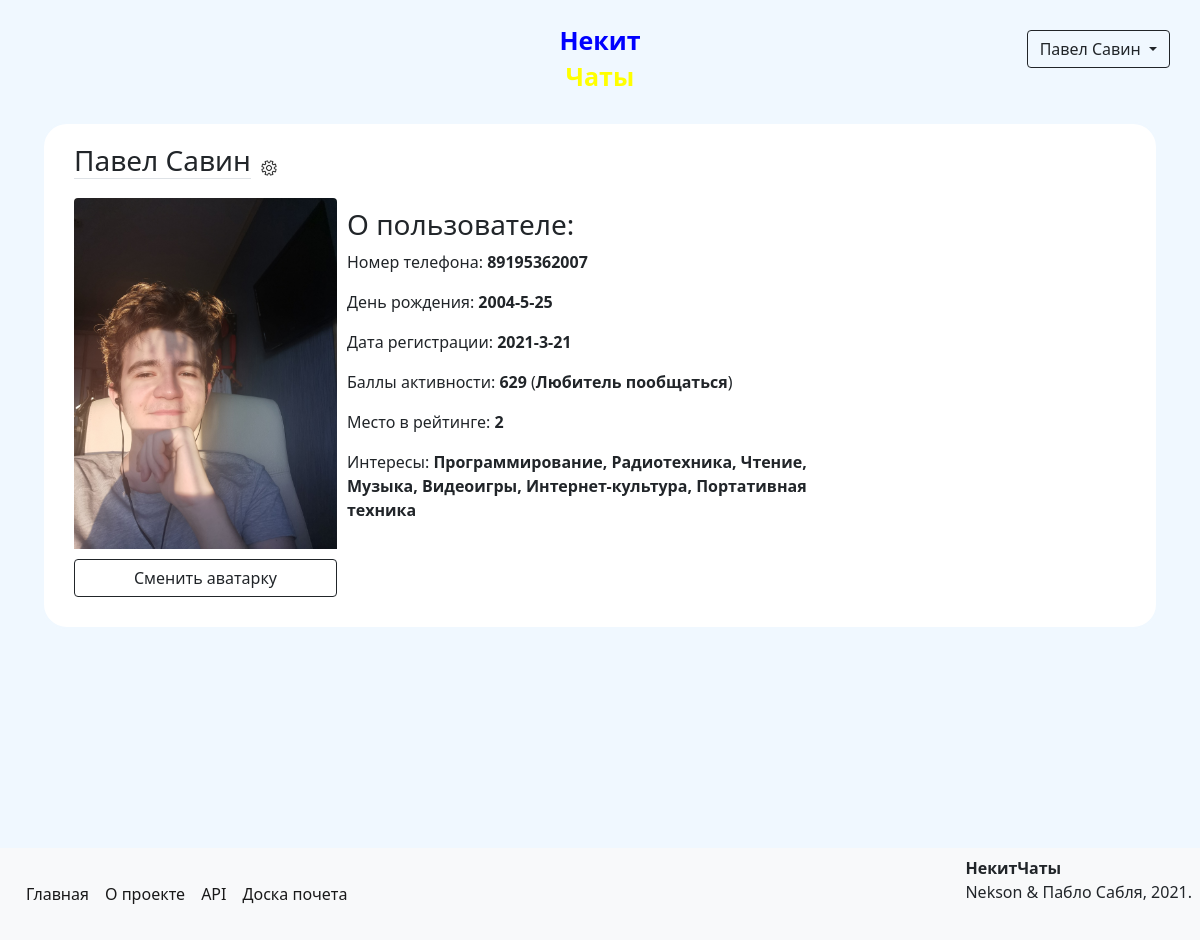
Screenshot of /profile/3 (signed in) with the database file from the repository.
### data/models/user.py (models this page shows, shortened)
class User(SqlAlchemyBase, UserMixin, SerializerMixin):
    __tablename__ = 'users'
    id = Column(Integer, autoincrement=True, primary_key=True)
    name = Column(Unicode)
    surname = Column(Unicode)
    birthday = Column(DateTime)
    email = Column(String, unique=True)
    phone_number = Column(String, unique=True)
    hashed_password = Column(String)
    registration_time = Column(DateTime, default=datetime.now)
    rating = Column(Integer, default=0)
    rank = Column(Unicode)
    position = Column(Integer)
    advertisements = relationship('Advertisement', back_populates='author')
    interests = relationship('Interest', secondary='users_to_interests', backref='users')

### data/models/interests.py (models this page shows)
class Interest(SqlAlchemyBase):
    __tablename__ = 'interests'
    id = Column(Integer, primary_key=True, autoincrement=True)
    title = Column(Unicode, nullable=True)

### main.py (the view)
@app.route('/profile/<int:user_id>')
@login_required
def show_profile(user_id):
    session = create_session()
    user = session.query(User).filter(User.id == user_id).first()
    pic = session.query(Avatar).filter(Avatar.refers_to == user_id).first()
    if pic:
        profile_pic = url_for('static', filename=f"avatars/{pic.link}")
    else:
        profile_pic = url_for('static', filename='avatars/anon.png')
    return render_template('profile.html', user=user, pic=profile_pic)

### data/db_session.py (called while the page is built)
def create_session() -> Session:
    global __factory
    return __factory()

### main.py (called while the page is built)
@login_manager.user_loader
def load_user(user_id):
    session = create_session()
    return session.query(User).get(user_id)

### templates/profile.html (shortened to what this page needs)
{% extends "base.html" %}
{% block content %}
<form class="clearfix">
    <div class="clearfix">
        <div class="clearfix">
            <h3 class="border-bottom float-start">{{ user.name }} {{ user.surname }}</h3>
            {% if user.id == current_user.id %}
                <a class="float-start" href="/profile/{{ current_user.id }}/settings">
                    <div><img src="/static/img/settings.png" width="16px" height="16px"></div>
                </a>
            {% endif %}
        </div>
        <div class="clearfix">
            <img src="{{ pic }}" class="profile-pic rounded-top w-25 h-25 float-start" alt="Упс! Аватарка не найдена!">
            <div class="float-start w-50">
                <h3>О пользователе:</h3>
                <p>Номер телефона: <b>{{ user.phone_number }}</b></p>
                <p>День рождения: <b>{{ user.birthday.year }}-{{ user.birthday.month }}-{{ user.birthday.day }}</b></p>
                <p>Дата регистрации: <b>{{ user.registration_time.year }}-{{ user.registration_time.month }}-{{ user.registration_time.day }}</b></p>
                <p>Баллы активности: <b>{{ user.rating }}</b> (<b>{{ user.rank }}</b>)</p>
                <a class="text-reset" href="/top"><p>Место в рейтинге: <b>{{ user.position }}</b></p></a>
                {% if user.interests %}
                    <p>Интересы:
                        {% for i in user.interests %}
                        <b>{{ i.title }}{% if not loop.last %},{% endif %}</b>
                        {% endfor %}
                    </p>
                {% endif %}
            </div>
        </div>
        <div>
            {% if user.id == current_user.id %}
                <a class="btn btn-outline-dark w-25 rounded-bottom" href="/profile/{{ current_user.id }}/avatar">Сменить аватарку</a>
            {% else %}
                <a class="btn btn-outline-dark w-25 rounded-bottom" href="/conversation/{{ user.id }}#bottom">Написать сообщение</a>
            {% endif %}
        </div>
    </div>
</form>
{% endblock %}

### templates/base.html (shortened to what this page needs)
<!DOCTYPE html>
<html lang="en">
<head>
    <link rel="stylesheet" href="/static/css/style.css">
    <link rel="stylesheet" href="https://cdn.jsdelivr.net/npm/bootstrap@5.0.0-beta1/dist/css/bootstrap.min.css"
>
</head>
<body>
<div class="header clearfix">
    {% if current_user.is_authenticated %}
        <div class="dropdown float-end">
            <button class="btn btn-outline-dark dropdown-toggle" type="button" id="dropdownMenuButton" data-toggle="dropdown" aria-haspopup="true" aria-expanded="false">
                {{ current_user.name }} {{ current_user.surname }}
            </button>
        </div>
    {% else %}
        <a class="btn btn-outline-dark register float-end" href="/register">Зарегистрироваться</a>
        <a class="btn btn-outline-dark login float-end" href="/login">Войти</a>
    {% endif %}
    <div class="logo">
        <a href="/">
            <p class="nekit">Некит</p>
            <p class="chats">Чаты</p>
        </a>
    </div>
</div>
<main role="main" class="container clearfix">
    {% block content %}{% endblock %}
</main>
<footer class="clearfix p-2 bg-light">
    <span class="fs-6 float-end"><b>НекитЧаты</b><br>Nekson & Пабло Сабля, 2021.</span>
    <nav class="navbar navbar-expand-lg navbar-light">
        <div class="collapse navbar-collapse" id="navbarSupportedContent">
          <ul class="navbar-nav me-auto mb-2 mb-lg-0">
            <li class="nav-item">
              <a class="nav-link active" href="/">Главная</a>
            </li>
            <li class="nav-item">
              <a class="nav-link active" href="/info">О проекте</a>
            </li>
            <li class="nav-item">
              <a class="nav-link active" href="/api">API</a>
            </li>
            <li class="nav-item">
                <a class="nav-link active" href="/top">Доска почета</a>
            </li>
          </ul>
        </div>
    </nav>
</footer>
</body>
</html>

### static/css/style.css (style rules this page uses)
body { background-color: aliceblue !important; }
.logo { text-align: center; margin-left: auto; margin-right: auto; margin-top: 10px; margin-bottom: 10px; max-width: 150px; font-size: 25px; font-weight: 700; line-height: 20px; }
a { text-decoration: none !important; }
.header { background-color: aliceblue; margin-bottom: 10px; padding: 10px; }
.nekit { color: blue; }
.chats { color: yellow; }
div { margin: 10px; }
form { margin-left: auto; margin-right: auto; background-color: white; border: solid 2px aliceblue; border-radius: 25px; padding: 10px; }
footer { margin-top: 219px }

### rows the page displays
User: name "Павел", surname "Савин", phone_number "89195362007", birthday.year "2004", birthday.month "5", birthday.day "25", registration_time.year "2021", registration_time.month "3", registration_time.day "21", rating "629", rank "Любитель пообщаться", position "2"
Interest: title "Программирование"
Interest: title "Радиотехника"
Interest: title "Чтение"
Interest: title "Музыка"
Interest: title "Видеоигры"
Interest: title "Интернет-культура"
Interest: title "Портативная техника"
